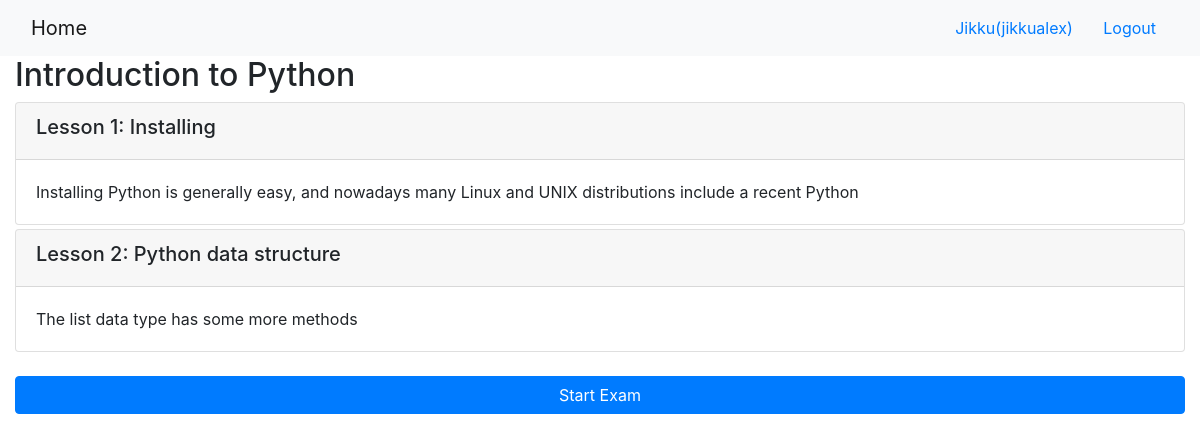
The app's page /onlinecourse/2/ (signed in) with its own data.
### onlinecourse/models.py (models this page shows, shortened)
class Course(models.Model):
    name = models.CharField(null=False, max_length=30, default='online course')
    image = models.ImageField(upload_to='course_images/')
    description = models.CharField(max_length=1000)
    pub_date = models.DateField(null=True)
    instructors = models.ManyToManyField(Instructor)
    users = models.ManyToManyField(settings.AUTH_USER_MODEL, through='Enrollment')
    total_enrollment = models.IntegerField(default=0)
    is_enrolled = False

class Lesson(models.Model):
    title = models.CharField(max_length=200, default="title")
    order = models.IntegerField(default=0)
    course = models.ForeignKey(Course, on_delete=models.CASCADE)
    content = models.TextField()

### onlinecourse/views.py (the view)
# urls.py: path('<int:pk>/', views.CourseDetailView.as_view(), name='course_details'),
class CourseDetailView(generic.DetailView):
    model = Course
    template_name = 'onlinecourse/course_detail_bootstrap.html'

### onlinecourse/templates/onlinecourse/course_detail_bootstrap.html (shortened to what this page needs)
<!DOCTYPE html>
<html lang="en">
<head>
     {% load static %}
    <link rel="stylesheet" href="https://maxcdn.bootstrapcdn.com/bootstrap/4.5.2/css/bootstrap.min.css">
</head>
<body>
    <nav class="navbar navbar-light bg-light">
        <div class="container-fluid">
            <div class="navbar-header">
                  <a class="navbar-brand" href="{% url 'onlinecourse:index' %}">Home</a>
            </div>
            <ul class="nav navbar-nav navbar-right">
                {% if user.is_authenticated %}
                <li>
                    <a class="btn btn-link" href="#">{{ user.first_name }}({{ user.username }})</a>
                    <a class="btn btn-link" href="{% url 'onlinecourse:logout' %}">Logout</a>
                </li>
                {% endif %}
            </ul>
        </div>
    </nav>
    <div class="container-fluid">
            <h2>{{ course.name }}</h2>
            <div class="card-columns-vertical">
                {% for lesson in course.lesson_set.all %}
                    <div class="card mt-1">
                        <div class="card-header"><h5>Lesson {{lesson.order|add:1}}: {{lesson.title}}</h5></div>
                        <div class="card-body">{{lesson.content}}</div>
                    </div>
                {% endfor %}
            </div>
            {% if user.is_authenticated %}
            <button class="btn btn-primary btn-block" type="button" data-toggle="collapse" data-target="#exam">Start Exam</button>
            {% endif %}
    </div>
</body>
</html>

### records on screen
Course: name "Introduction to Python"
Lesson: order|add "1", title "Installing", content "Installing Python is generally easy, and nowadays many Linux and UNIX distributions include a recent Python"
Lesson: order|add "2", title "Python data structure", content "The list data type has some more methods"

### other values on screen
{{ user.first_name }} "Jikku"
{{ user.username }} "jikkualex"
